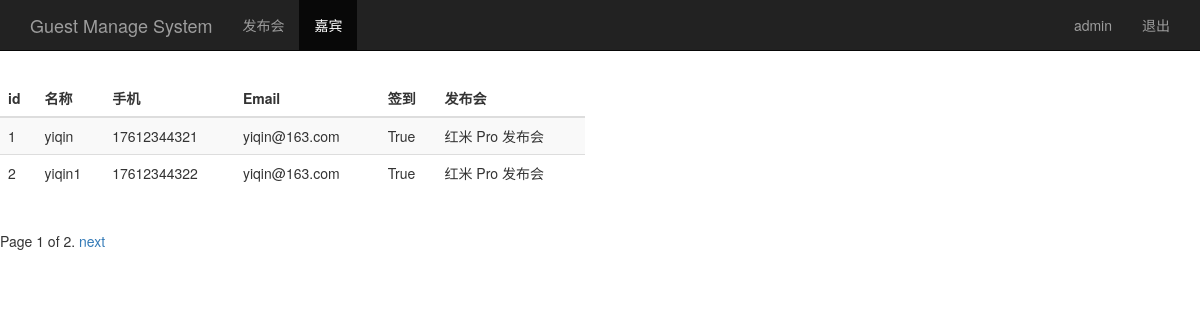
The page /guest_manage/ (signed in) on the database its author committed.
### sign/models.py (models this page shows, shortened)
class Guest(models.Model):
    event = models.ForeignKey(Event,on_delete=models.CASCADE) #关联发布会id
    realname = models.CharField(max_length=64)
    phone = models.CharField(max_length=16)
    email = models.EmailField()
    sign = models.BooleanField()
    create_time = models.DateTimeField(auto_now=True) #自动取当前时间
    class Meta:
        unique_together = ('event','phone')

class Event(models.Model):
    name = models.CharField(max_length=100) #发布会标题
    limit = models.IntegerField()  #参加人数
    status = models.BooleanField()  #状态
    address = models.CharField(max_length=200)  #地址
    start_time = models.DateTimeField('events time')  #发布会时间
    create_time = models.DateTimeField(auto_now=True)  #创建时间
    def __str__(self):
        return self.name

### sign/views.py (the view)
# urls.py: path('guest_manage/',views.guest_manage),
@login_required
def guest_manage(request):
    username = request.session.get('user', '')
    guest_list = Guest.objects.all()
    paginator = Paginator(guest_list,2) #Paginator分页器
    page = request.GET.get('page')
    try:
        contacts = paginator.page(page)
    except PageNotAnInteger:
        contacts = paginator.page(1)
    return render(request, "guest_manage.html", {"user": username,"guests": contacts})

### sign/templates/guest_manage.html (shortened to what this page needs)
<!DOCTYPE html>
<html lang="zh-CN">
<head>
{% load bootstrap3 %}
{% bootstrap_css %}
</head>
<body role="document">
<nav class="navbar navbar-inverse navbar-fixed-top">
  <div class="container">
   <div class="navbar-header">
        <a class="navbar-brand" href="/event_manage/">Guest Manage System</a>
   </div>
    <div id="navbar" class="collapse navbar-collapse">
        <ul class="nav navbar-nav">
            <li><a href="/event_manage/">发布会</a></li>
            <li class="active"><a href="#">嘉宾</a></li>
        </ul>
        <ul class="nav navbar-nav navbar-right">
            <li><a href="#">{{user}}</a></li>
            <li><a href="/logout/">退出</a></li>
        </ul>
    </div>
  </div>
</nav>
<div class="row" style="padding-top: 80px;">
     <div class="col-md-6">
       <table class="table table-striped">
            <thead>
                <tr>
                    <th>id</th><th>名称</th><th>手机</th><th>Email</th><th>签到</th>
                    <th>发布会</th>
                </tr>
            </thead>
            <tbody>
                {% for guest in guests %}
                    <tr>
                        <td>{{ guest.id }}</td>
                        <td>{{ guest.realname }}</td>
                        <td>{{ guest.phone }}</td>
                        <td>{{ guest.email }}</td>
                        <td>{{ guest.sign }}</td>
                        <td>{{ guest.event }}</td>
                    </tr>
                {% endfor %}
            </tbody>
       </table>
     </div>
</div>
<div class="pagination">
  <span class="step-links">
      <span class="current">
          Page {{ guests.number }} of {{ guests.paginator.num_pages }}.</span>
        {% if guests.has_next %}
            <a href="?page={{ guests.next_page_number }}">next</a>
       {% endif %}
     </span>
</div>
</body>
</html>

### rows shown on the page
Guest: id "1", realname "yiqin", phone "17612344321", email "yiqin@163.com", sign "True", event "红米 Pro 发布会"
Guest: id "2", realname "yiqin1", phone "17612344322", email "yiqin@163.com", sign "True", event "红米 Pro 发布会"

### other values the page prints
{{ user }} "admin"
{{ guests.number }} "1"
{{ guests.paginator.num_pages }} "2"
